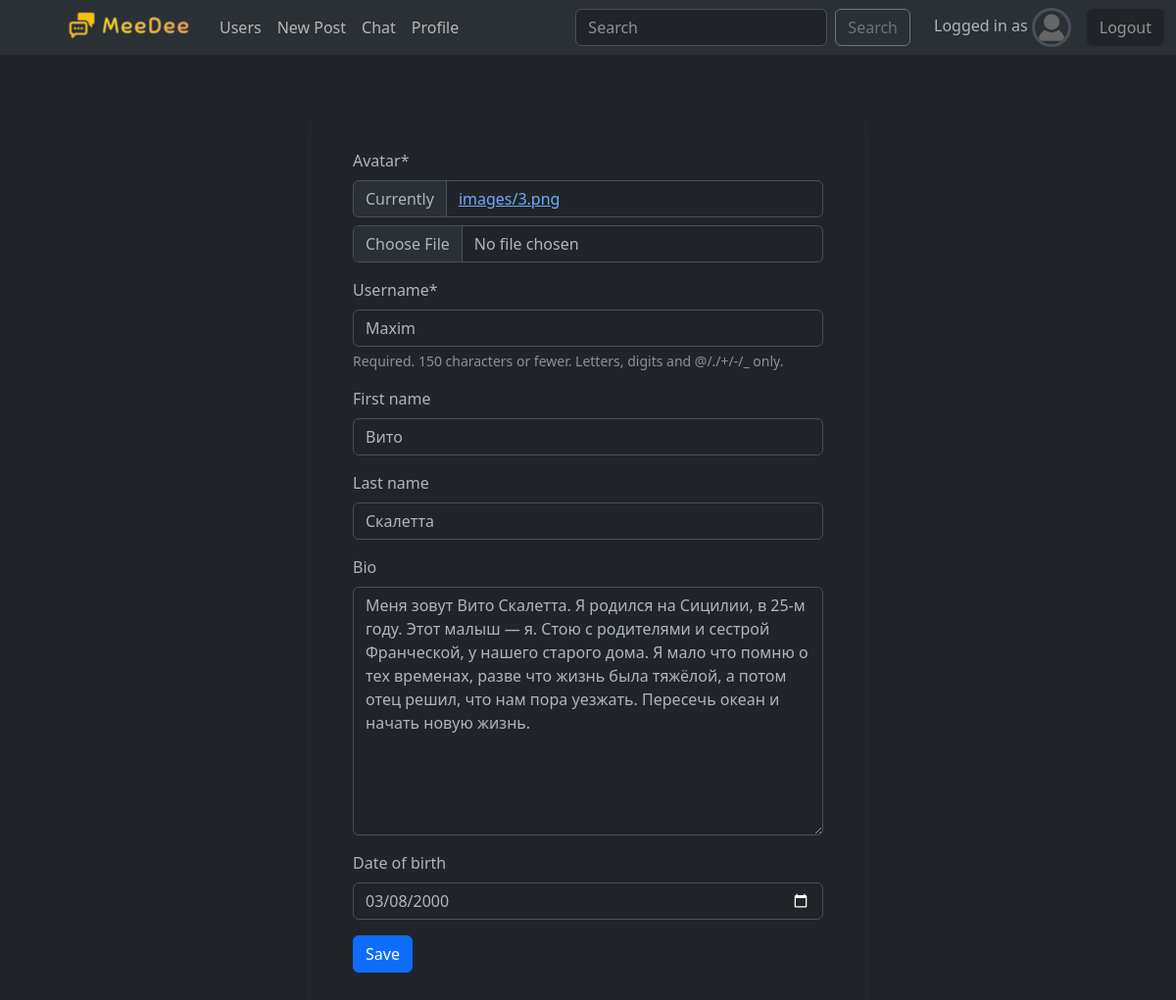
Screenshot of /profile/2/update/ with the database file from the repository.
### social/models.py (models this page shows, shortened)
class User(AbstractUser):
    friends = models.ManyToManyField("User", blank=True)
    email = models.EmailField(unique=True)
    bio = models.TextField(max_length=300, blank=True)
    avatar = models.ImageField(upload_to="images", null=True)
    date_of_birth = models.DateField(null=True, blank=True)
    online_status = models.BooleanField(default=False)
    USERNAME_FIELD = "email"
    REQUIRED_FIELDS = ['username']

### social/views.py (the view)
# urls.py: path('profile/<int:pk>/update/', views.UserUpdateView.as_view(), name='update-profile'),
class UserUpdateView(UpdateView):
    model = User
    form_class = UserUpdateForm
    template_name = "social/edit_profile.html"
    success_url = '/'

### social/forms.py
class UserUpdateForm(forms.ModelForm):
    date_of_birth = forms.DateField(required=False, widget=forms.DateInput(attrs={'type': 'date', 'max': datetime.now().date()}))
    def __init__(self, *args, **kwargs):
        super(UserUpdateForm, self).__init__(*args, **kwargs)
        self.helper = FormHelper(self)
        self.helper.layout.append(Submit('save', 'Save'))
    class Meta:
        model = User
        fields = ('avatar', 'username', 'first_name', 'last_name', 'bio', 'date_of_birth')

### social/templates/social/edit_profile.html (shortened to what this page needs)
{% extends "base.html" %}
{% load crispy_forms_tags %}
{% block body %}
<div class="container mt-5" style="width: 600px;">
    <div class="modal-content  rounded-4 shadow p-5">
        {% crispy form %}
    </div>
</div>
{% endblock %}

### rows the page displays
User: username "Maxim", first_name "Вито", last_name "Скалетта", bio "Меня зовут Вито Скалетта. Я родился на Сицилии, в 25-м году. Этот малыш — я. Стою с родителями и сестрой Франческой, у нашего старого дома. Я мало что помню о тех временах, разве что жизнь была тяжёлой, а потом отец решил, что нам пора уезжать. Пересечь океан и начать новую жизнь.", date_of_birth "03/08/2000"
